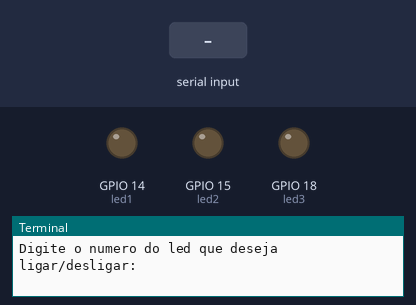
Bench run of a program on a simulated Raspberry Pi (BCM pin numbers). Parts: output pins drawn as LEDs (lit = HIGH), the last lines printed to the terminal. The inputs (shaded band) are chosen by the test bench.

Above: at 1.2 s.
1.3 s: "1" typed at the terminal, then Enter
2.8 s: "1" typed at the terminal, then Enter
At 3.7 s:
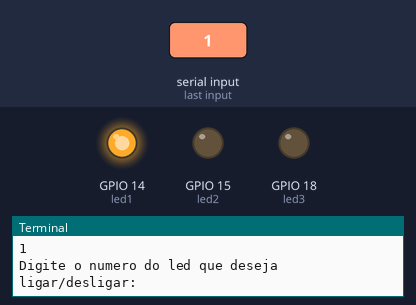
Timing chart, 0 to 5.8 s (numbered marks = the images above; inputs shaded):
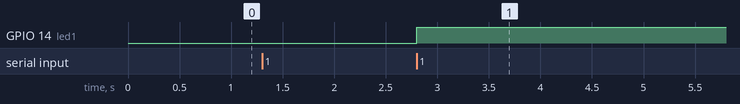

The program:

ledterminal.py
```python
# modulos necessarios
import RPi.GPIO as GPIO
import time
import signal
import sys

# num dos leds (referentes a GPIO)
led1 = 14
led2 = 15
led3 = 18

# para poder usar os pinos
GPIO.setmode(GPIO.BCM)

# limpar a GPIO, caso preciso
def limpa(signal, frame):
    GPIO.cleanup()
    sys.exit(0)

signal.signal(signal.SIGINT, limpa)

# define pinos como saida
GPIO.setup(led1, GPIO.OUT)
GPIO.setup(led2, GPIO.OUT)
GPIO.setup(led3, GPIO.OUT)

while True:

    print("Digite o numero do led que deseja ligar/desligar:")
    led = int(input())

    print("Digite o estado: (1 = ligar, 0 = desligar)")
    state = int(input())

    if True:
        if led == 1:
            if state == 1:
                state = True
                led = led1

            elif state == 0:
                state = False
                led = led1

            else:
                pass

        elif led == 2:
            if state == 1:
                state = True
                led = led2

            elif state == 0:
                state = False
                led = led2

            else:
                pass

        elif led == 3:
            if state == 1:
                state = True
                led = led3

            elif state == 0:
                state = False
                led = led3

            else:
                pass

    else:
        pass

    GPIO.output(led, state)
```

Measured:
- after the input at 2.8 s, GPIO 14 (led1): LOW → HIGH at once
